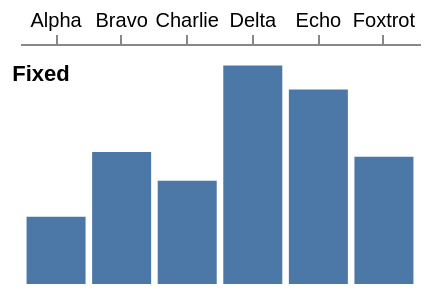

The Vega-Lite source for this figure:
### Vega specification from a JSON file in a GitHub repository (floating-point values rounded to 4 significant figures)
{"width": 200, "height": 120, "padding": 5, "data": [{"name": "t", "values": [{"a": "Alpha", "b": 28, "c": "x", "d": 1}, {"a": "Bravo", "b": 55, "c": "y", "d": 2}, {"a": "Charlie", "b": 43, "c": "x", "d": 3}, {"a": "Delta", "b": 91, "c": "z", "d": 4}, {"a": "Echo", "b": 81, "c": "y", "d": 5}, {"a": "Foxtrot", "b": 53, "c": "z", "d": 6}]}], "scales": [{"name": "x", "type": "band", "domain": {"data": "t", "field": "a"}, "range": "width", "padding": 0.1}, {"name": "y", "type": "linear", "domain": {"data": "t", "field": "b"}, "range": "height", "nice": true}, {"name": "color", "type": "ordinal", "domain": {"data": "t", "field": "c"}, "range": {"scheme": "category10"}}, {"name": "ramp", "type": "linear", "domain": {"data": "t", "field": "d"}, "range": {"scheme": "blues"}}, {"name": "size", "type": "linear", "domain": {"data": "t", "field": "b"}, "range": [10, 200]}, {"name": "shape", "type": "ordinal", "domain": {"data": "t", "field": "c"}, "range": "symbol"}, {"name": "quant", "type": "quantize", "domain": [0, 100], "range": {"scheme": "greens", "count": 4}}], "marks": [{"type": "rect", "from": {"data": "t"}, "encode": {"enter": {"x": {"scale": "x", "field": "a"}, "width": {"scale": "x", "band": 1}, "y": {"scale": "y", "field": "b"}, "y2": {"scale": "y", "value": 0}}}}], "axes": [{"orient": "top", "scale": "x", "title": "Fixed", "titleX": 10, "titleY": 20}]}
